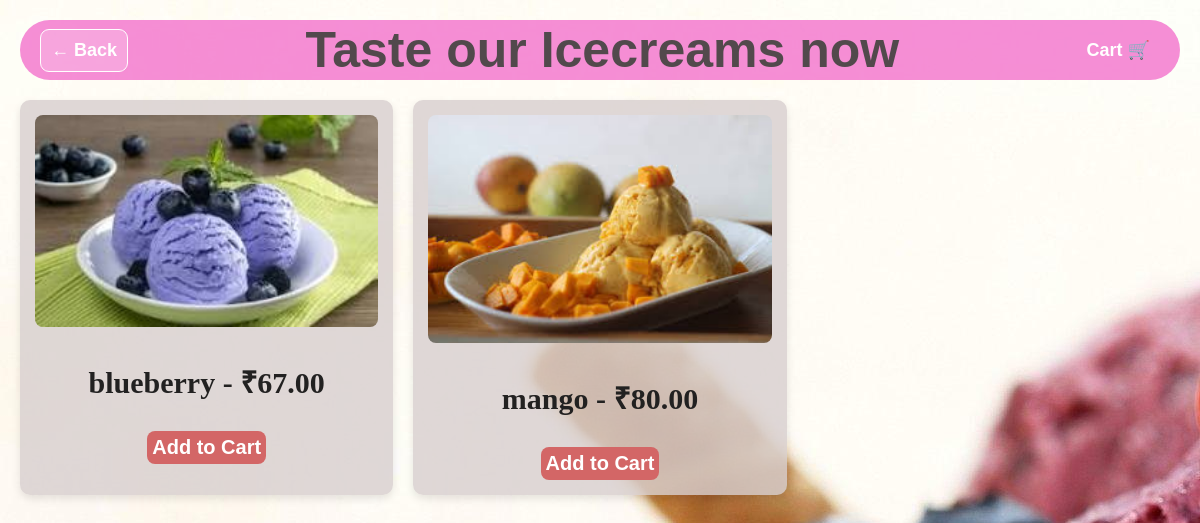
/components/icecreams.php (signed in), run on the app's committed database.
### tables this page shows
CREATE TABLE `products` (
  `id` int(11) NOT NULL,
  `name` varchar(255) NOT NULL,
  `price` decimal(10,2) NOT NULL,
  `category` enum('icecream','dessert','milkshake') NOT NULL,
  `image` varchar(255) NOT NULL,
  `created_at` timestamp NOT NULL DEFAULT current_timestamp()
);

### components/icecreams.php (the view, shortened to what this page needs)
<?php
include '../db.php';
$result = $conn->query("SELECT * FROM products WHERE category = 'icecream'");
$user_id = $_SESSION['id'] ?? null;
?>
<!DOCTYPE html>
<html lang="en">
<head>
</head>
<body>
    <div class="navbar">
        <a href="index.php" class="back-arrow">&larr; Back</a>
        <h2>Taste our Icecreams now</h2>
        <a href="cart.php">Cart 🛒</a>
    </div>
    <div class="container">
        <?php while ($row = $result->fetch_assoc()) { ?>
            <div class="product">
                <img src="../<?php echo $row['image']; ?>" alt="<?php echo $row['name']; ?>">
                <p class="price"><?php echo $row['name'] . " - ₹" . $row['price']; ?></p>
                <?php if ($user_id): ?>
                    <form action="add_to_cart.php" method="POST">
                        <button type="submit" class="cart">Add to Cart</button>
                    </form>
                <?php else: ?>
                    <p style="color:red;">Please <a href="login.php">login</a> to add items to cart.</p>
                <?php endif; ?>
            </div>
        <?php } ?>
    </div>
</body>
</html>

### components/icecreams.php (style rules this page uses)
body { background-image: url('../images/ice-bg.jpg'); font-family: Arial, sans-serif; background-color: rgb(245, 174, 235); margin: 0; padding: 20px; text-align: center; }
.navbar { border-radius: 40px; margin-bottom: 20px; height: 60px; background-color: rgba(243, 121, 206, 0.84); display: flex; align-items: center; justify-content: space-between; padding: 0 20px; }
.navbar a { color: white; text-decoration: none; font-size: 18px; font-weight: bold; padding: 10px; }
.navbar h2 { flex: 1; text-align: center; margin: 0; font-size: 50px; color: rgba(76, 71, 71, 0.97); }
.container { display: grid; grid-template-columns: repeat(3, 1fr); gap: 20px; max-width: 1200px; margin: 0 auto; }
.product { background-color: rgba(216, 207, 207, 0.8); padding: 15px; border-radius: 10px; box-shadow: 0px 4px 8px rgba(0, 0, 0, 0.1); transition: transform 0.2s, box-shadow 0.2s; }
.product img { width: 100%; max-width: 400px; height: auto; border-radius: 8px; margin-bottom: 10px; }
.product p { font-family: 'Times New Roman', Times, serif; font-size: 30px; color: rgb(34, 33, 33); margin: 20px 0; }
.price { font-weight: bold; color: #ff5733; }
.cart { background-color: rgb(211, 102, 102); cursor: pointer; font-weight: bold; margin-top: 9px; padding: 5px; font-size: 20px; border-radius: 8px; border: none; color: white; }
.back-arrow { font-weight: bold; text-decoration: none; font-size: 20px; color: white; padding: 7px; border: 1px solid white; border-radius: 9px; background-color: rgba(255, 255, 255, 0.2); }

### data on the page
products: image+name (picture), name "blueberry", price "67.00"
products: image+name (picture), name "mango", price "80.00"
